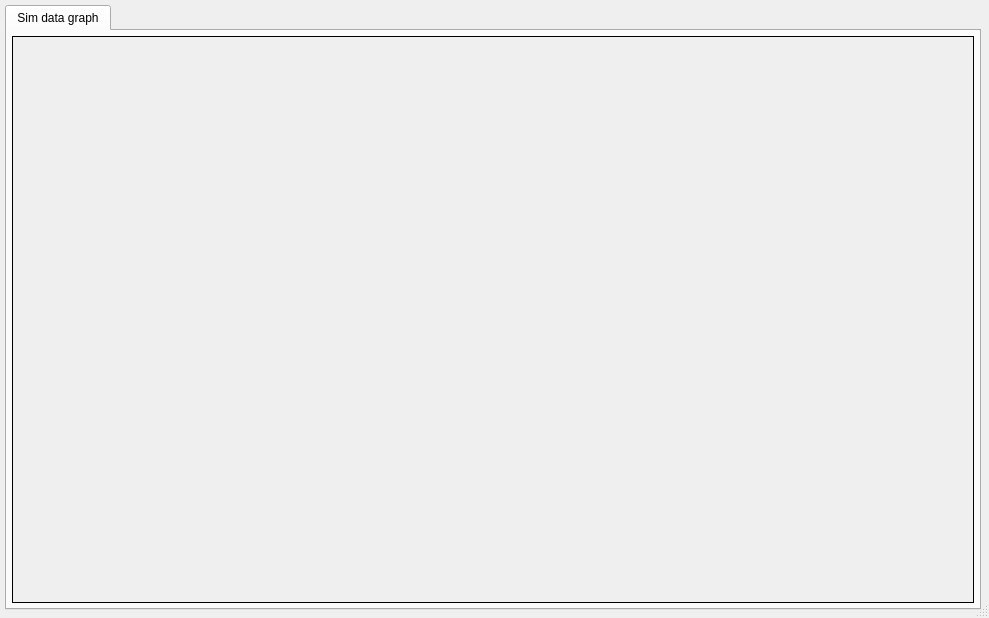
<?xml version="1.0" encoding="UTF-8"?>
<ui version="4.0">
 <class>DataView</class>
 <widget class="QDialog" name="DataView">
  <property name="windowModality">
   <enum>Qt::WindowModal</enum>
  </property>
  <property name="geometry">
   <rect>
    <x>0</x>
    <y>0</y>
    <width>989</width>
    <height>618</height>
   </rect>
  </property>
  <property name="font">
   <font>
    <family>Segoe UI</family>
   </font>
  </property>
  <property name="windowTitle">
   <string>Simulation Results Viewer</string>
  </property>
  <property name="sizeGripEnabled">
   <bool>true</bool>
  </property>
  <property name="modal">
   <bool>false</bool>
  </property>
  <layout class="QGridLayout" name="gridLayout_2">
   <property name="leftMargin">
    <number>5</number>
   </property>
   <property name="topMargin">
    <number>5</number>
   </property>
   <property name="rightMargin">
    <number>8</number>
   </property>
   <property name="bottomMargin">
    <number>8</number>
   </property>
   <item row="0" column="0">
    <widget class="QTabWidget" name="tabData">
     <property name="minimumSize">
      <size>
       <width>0</width>
       <height>0</height>
      </size>
     </property>
     <property name="currentIndex">
      <number>0</number>
     </property>
     <property name="movable">
      <bool>true</bool>
     </property>
     <widget class="QWidget" name="tab_xy">
      <attribute name="title">
       <string>Sim data graph</string>
      </attribute>
      <layout class="QGridLayout" name="gridLayout">
       <property name="leftMargin">
        <number>5</number>
       </property>
       <property name="topMargin">
        <number>5</number>
       </property>
       <property name="rightMargin">
        <number>5</number>
       </property>
       <property name="bottomMargin">
        <number>5</number>
       </property>
       <property name="horizontalSpacing">
        <number>4</number>
       </property>
       <item row="0" column="0">
        <widget class="QFrame" name="graphFrame">
         <property name="sizePolicy">
          <sizepolicy hsizetype="Expanding" vsizetype="Expanding">
           <horstretch>0</horstretch>
           <verstretch>0</verstretch>
          </sizepolicy>
         </property>
         <property name="layoutDirection">
          <enum>Qt::LeftToRight</enum>
         </property>
         <property name="autoFillBackground">
          <bool>true</bool>
         </property>
         <property name="frameShape">
          <enum>QFrame::Box</enum>
         </property>
         <property name="frameShadow">
          <enum>QFrame::Plain</enum>
         </property>
         <property name="lineWidth">
          <number>1</number>
         </property>
         <property name="midLineWidth">
          <number>1</number>
         </property>
        </widget>
       </item>
      </layout>
     </widget>
    </widget>
   </item>
  </layout>
 </widget>
 <resources/>
 <connections/>
</ui>
